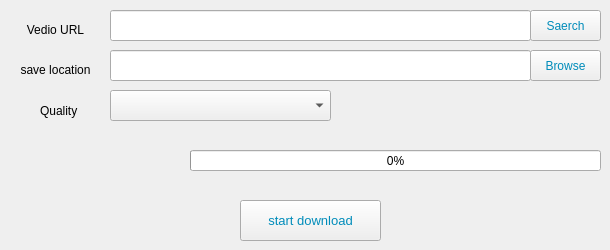
    <widget class="QWidget" name="tab_3">
     <attribute name="title">
      <string>Youtube Vedios</string>
     </attribute>
     <widget class="QLineEdit" name="lineEdit_5">
      <property name="geometry">
       <rect>
        <x>110</x>
        <y>50</y>
        <width>421</width>
        <height>31</height>
       </rect>
      </property>
     </widget>
     <widget class="QProgressBar" name="progressBar_3">
      <property name="geometry">
       <rect>
        <x>190</x>
        <y>150</y>
        <width>411</width>
        <height>21</height>
       </rect>
      </property>
      <property name="autoFillBackground">
       <bool>false</bool>
      </property>
      <property name="styleSheet">
       <string notr="true"/>
      </property>
      <property name="value">
       <number>0</number>
      </property>
      <property name="orientation">
       <enum>Qt::Horizontal</enum>
      </property>
      <property name="invertedAppearance">
       <bool>false</bool>
      </property>
      <property name="textDirection">
       <enum>QProgressBar::BottomToTop</enum>
      </property>
     </widget>
     <widget class="QLabel" name="label_5">
      <property name="geometry">
       <rect>
        <x>10</x>
        <y>50</y>
        <width>91</width>
        <height>41</height>
       </rect>
      </property>
      <property name="text">
       <string>&lt;html&gt;&lt;head/&gt;&lt;body&gt;&lt;p align=&quot;center&quot;&gt;&lt;span style=&quot; font-size:9pt;&quot;&gt;save location&lt;/span&gt;&lt;/p&gt;&lt;/body&gt;&lt;/html&gt;</string>
      </property>
     </widget>
     <widget class="QPushButton" name="pushButton_5">
      <property name="geometry">
       <rect>
        <x>240</x>
        <y>200</y>
        <width>141</width>
        <height>41</height>
       </rect>
      </property>
      <property name="toolTip">
       <string>&lt;html&gt;&lt;head/&gt;&lt;body&gt;&lt;p align=&quot;center&quot;&gt;&lt;span style=&quot; font-size:9pt; color:#ffffff;&quot;&gt;Press to Download&lt;/span&gt;&lt;/p&gt;&lt;/body&gt;&lt;/html&gt;</string>
      </property>
      <property name="whatsThis">
       <string>&lt;html&gt;&lt;head/&gt;&lt;body&gt;&lt;p align=&quot;center&quot;&gt;&lt;span style=&quot; color:#e1bf10;&quot;&gt;Start Download&lt;/span&gt;&lt;/p&gt;&lt;/body&gt;&lt;/html&gt;</string>
      </property>
      <property name="styleSheet">
       <string notr="true">QPushButton{

  color:  #008CBA;
  padding: 10px 20px;
  text-align: center;
  text-decoration: none;
  display: inline-block;
  font-size:13px;
 transition-duration: 0.9s;

}
.QPushButton:hover {
  background-color:  #008CBA; /* Green */
  color: white;
}
{
  box-shadow: 0 8px 16px 0 rgba(0,0,0,0.2), 0 6px 20px 0 rgba(0,0,0,0.19);
}

.QPushButton:hover {
  box-shadow: 0 12px 16px 0 rgba(0,0,0,0.24), 0 17px 50px 0 rgba(0,0,0,0.19);


  transition-duration: 0.4s;
}

.QPushButton:hover {
  background-color: #4CAF50; /* Green */
  color: white;
}

.QPushButton {
  box-shadow: 0 8px 16px 0 rgba(0,0,0,0.2), 0 6px 20px 0 rgba(0,0,0,0.19);
}

.QPushButton:hover {
  box-shadow: 0 12px 16px 0 rgba(0,0,0,0.24), 0 17px 50px 0 rgba(0,0,0,0.19);

}</string>
      </property>
      <property name="text">
       <string>start download</string>
      </property>
     </widget>
     <widget class="QPushButton" name="pushButton_6">
      <property name="geometry">
       <rect>
        <x>530</x>
        <y>50</y>
        <width>71</width>
        <height>31</height>
       </rect>
      </property>
      <property name="toolTip">
       <string>&lt;html&gt;&lt;head/&gt;&lt;body&gt;&lt;p&gt;&lt;span style=&quot; font-weight:600; font-style:normal; color:#ffffff;&quot;&gt;Browse&lt;/span&gt;&lt;/p&gt;&lt;/body&gt;&lt;/html&gt;</string>
      </property>
      <property name="styleSheet">
       <string notr="true">QPushButton{

  color:  #008CBA;
  padding: 9px 15px;
  text-align: center;
  text-decoration: none;
  display: inline-block;
  font-size: 12px;
	font: 8pt &quot;MS Shell Dlg 2&quot;;
 transition-duration: 0.9s;

}
.QPushButton:hover {
  background-color:  #008CBA; /* Green */
  color: white;
}
{
  box-shadow: 0 8px 16px 0 rgba(0,0,0,0.2), 0 6px 20px 0 rgba(0,0,0,0.19);
}

.QPushButton:hover {
  box-shadow: 0 12px 16px 0 rgba(0,0,0,0.24), 0 17px 50px 0 rgba(0,0,0,0.19);


  transition-duration: 0.4s;
}

.QPushButton:hover {
  background-color: #4CAF50; /* Green */
  color: white;
}

.QPushButton {
  box-shadow: 0 8px 16px 0 rgba(0,0,0,0.2), 0 6px 20px 0 rgba(0,0,0,0.19);
}

.QPushButton:hover {
  box-shadow: 0 12px 16px 0 rgba(0,0,0,0.24), 0 17px 50px 0 rgba(0,0,0,0.19);

}</string>
      </property>
      <property name="text">
       <string>Browse</string>
      </property>
      <property name="checkable">
       <bool>false</bool>
      </property>
     </widget>
     <widget class="QLineEdit" name="lineEdit_6">
      <property name="geometry">
       <rect>
        <x>110</x>
        <y>10</y>
        <width>421</width>
        <height>31</height>
       </rect>
      </property>
     </widget>
     <widget class="QLabel" name="label_6">
      <property name="geometry">
       <rect>
        <x>10</x>
        <y>10</y>
        <width>91</width>
        <height>41</height>
       </rect>
      </property>
      <property name="toolTip">
       <string>&lt;html&gt;&lt;head/&gt;&lt;body&gt;&lt;p align=&quot;center&quot;&gt;Enter URL&lt;/p&gt;&lt;/body&gt;&lt;/html&gt;</string>
      </property>
      <property name="text">
       <string>&lt;html&gt;&lt;head/&gt;&lt;body&gt;&lt;p align=&quot;center&quot;&gt;Vedio URL&lt;/p&gt;&lt;/body&gt;&lt;/html&gt;</string>
      </property>
     </widget>
     <widget class="QLabel" name="label_7">
      <property name="geometry">
       <rect>
        <x>40</x>
        <y>100</y>
        <width>41</width>
        <height>21</height>
       </rect>
      </property>
      <property name="text">
       <string>Quality</string>
      </property>
     </widget>
     <widget class="QComboBox" name="comboBox">
      <property name="geometry">
       <rect>
        <x>110</x>
        <y>90</y>
        <width>221</width>
        <height>31</height>
       </rect>
      </property>
     </widget>
     <widget class="QPushButton" name="pushButton_8">
      <property name="geometry">
       <rect>
        <x>530</x>
        <y>10</y>
        <width>71</width>
        <height>31</height>
       </rect>
      </property>
      <property name="toolTip">
       <string>&lt;html&gt;&lt;head/&gt;&lt;body&gt;&lt;p&gt;&lt;span style=&quot; font-weight:600; font-style:normal; color:#ffffff;&quot;&gt;Browse&lt;/span&gt;&lt;/p&gt;&lt;/body&gt;&lt;/html&gt;</string>
      </property>
      <property name="styleSheet">
       <string notr="true">QPushButton{

  color:  #008CBA;
  padding: 9px 15px;
  text-align: center;
  text-decoration: none;
  display: inline-block;
  font-size: 12px;
	font: 8pt &quot;MS Shell Dlg 2&quot;;
 transition-duration: 0.9s;

}
.QPushButton:hover {
  background-color:  #008CBA; /* Green */
  color: white;
}
{
  box-shadow: 0 8px 16px 0 rgba(0,0,0,0.2), 0 6px 20px 0 rgba(0,0,0,0.19);
}

.QPushButton:hover {
  box-shadow: 0 12px 16px 0 rgba(0,0,0,0.24), 0 17px 50px 0 rgba(0,0,0,0.19);


  transition-duration: 0.4s;
}

.QPushButton:hover {
  background-color: #4CAF50; /* Green */
  color: white;
}

.QPushButton {
  box-shadow: 0 8px 16px 0 rgba(0,0,0,0.2), 0 6px 20px 0 rgba(0,0,0,0.19);
}

.QPushButton:hover {
  box-shadow: 0 12px 16px 0 rgba(0,0,0,0.24), 0 17px 50px 0 rgba(0,0,0,0.19);

}</string>
      </property>
      <property name="text">
       <string>Saerch</string>
      </property>
      <property name="checkable">
       <bool>false</bool>
      </property>
     </widget>
    </widget>
